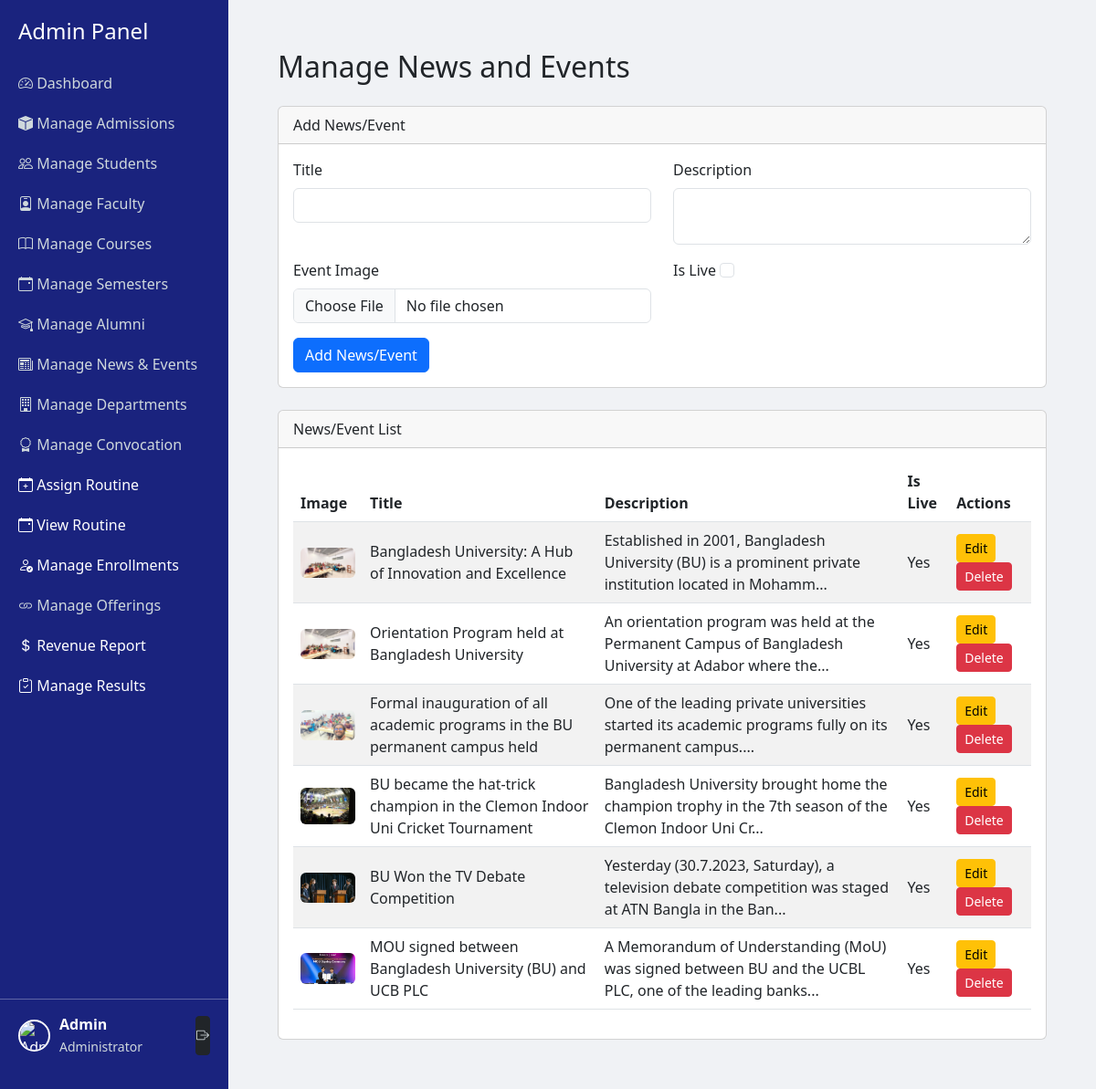
The app's page /admin/manage_news_events.php?msg=error (signed in) with its own data.
### tables this page shows
CREATE TABLE `news_events` (
  `event_id` int(11) NOT NULL,
  `title` varchar(255) NOT NULL,
  `description` text NOT NULL,
  `event_date` timestamp NOT NULL DEFAULT current_timestamp(),
  `image_path` varchar(255) DEFAULT NULL,
  `is_live` tinyint(1) DEFAULT 1,
  `created_at` timestamp NOT NULL DEFAULT current_timestamp()
);

### admin/manage_news_events.php (the view, shortened to what this page needs)
<?php
require_once __DIR__ . "/../app/config/db.php";
$news_events_stmt = $DB_con->query("SELECT * FROM news_events ORDER BY event_date DESC");
$news_events = $news_events_stmt->fetchAll(PDO::FETCH_ASSOC);
?>
<?php include 'admin_header.php'; ?>
<div class="container-fluid p-4">
    <h2 class="mb-4">Manage News and Events</h2>
    <div class="card mb-4">
        <div class="card-header">Add News/Event</div>
        <div class="card-body">
            <form method="post" enctype="multipart/form-data">
                <div class="row">
                    <div class="col-md-6 mb-3">
                        <label class="form-label">Title</label>
                        <input type="text" name="title" class="form-control" required>
                    </div>
                    <div class="col-md-6 mb-3">
                        <label class="form-label">Description</label>
                        <textarea name="description" class="form-control" required></textarea>
                    </div>
                    <div class="col-md-6 mb-3">
                        <label class="form-label">Event Image</label>
                        <input type="file" name="image" class="form-control">
                    </div>
                    <div class="col-md-6 mb-3">
                        <label class="form-label">Is Live</label>
                        <input type="checkbox" name="is_live" class="form-check-input">
                    </div>
                </div>
                <button type="submit" class="btn btn-primary">Add News/Event</button>
            </form>
        </div>
    </div>
    <div class="card">
        <div class="card-header">News/Event List</div>
        <div class="card-body">
            <table class="table table-striped align-middle">
                <thead>
                    <tr>
                        <th>Image</th>
                        <th>Title</th>
                        <th>Description</th>
                        <th>Is Live</th>
                        <th>Actions</th>
                    </tr>
                </thead>
                <tbody>
                    <?php foreach ($news_events as $ne): ?>
                        <tr>
                            <td>
                                <?php if (!empty($ne['image_path'])): ?>
                                    <img src="../<?= htmlspecialchars($ne['image_path']); ?>" width="60" class="rounded">
                                <?php endif; ?>
                            </td>
                            <td><?= htmlspecialchars($ne['title']); ?></td>
                            <td><?= htmlspecialchars(substr($ne['description'], 0, 100)) . '...'; ?></td>
                            <td>
                                <?= $ne['is_live'] ? 'Yes' : 'No'; ?>
                            </td>
                            <td>
                                <a href="edit_news_event.php?id=<?= $ne['event_id']; ?>" class="btn btn-sm btn-warning">Edit</a>
                                <a href="delete_news_event.php?id=<?= $ne['event_id']; ?>" class="btn btn-sm btn-danger" onclick="return confirm('Are you sure you want to delete this?')">Delete</a>
                            </td>
                        </tr>
                    <?php endforeach; ?>
                </tbody>
            </table>
        </div>
    </div>
</div>
<?php include 'admin_footer.php'; ?>

### admin/admin_header.php (style rules this page uses)
body { display: flex; min-height: 100vh; margin: 0; }

### records on screen
news_events: image_path (picture), title "Bangladesh University: A Hub of Innovation and Excellence", description "Established in 2001, Bangladesh University (BU) is a prominent private institution located in Mohamm", is_live "Yes"
news_events: image_path (picture), title "Orientation Program held at Bangladesh University", description "An orientation program was held at the Permanent Campus of Bangladesh University at Adabor where the", is_live "Yes"
news_events: image_path (picture), title "Formal inauguration of all academic programs in the BU permanent campus held", description "One of the leading private universities started its academic programs fully on its permanent campus.", is_live "Yes"
news_events: image_path (picture), title "BU became the hat-trick champion in the Clemon Indoor Uni Cricket Tournament", description "Bangladesh University brought home the champion trophy in the 7th season of the Clemon Indoor Uni Cr", is_live "Yes"
news_events: image_path (picture), title "BU Won the TV Debate Competition", description "Yesterday (30.7.2023, Saturday), a television debate competition was staged at ATN Bangla in the Ban", is_live "Yes"
news_events: image_path (picture), title "MOU signed between Bangladesh University (BU) and UCB PLC", description "A Memorandum of Understanding (MoU) was signed between BU and the UCBL PLC, one of the leading banks", is_live "Yes"

### other values on screen
$_SESSION['admin_name'] "Admin"
